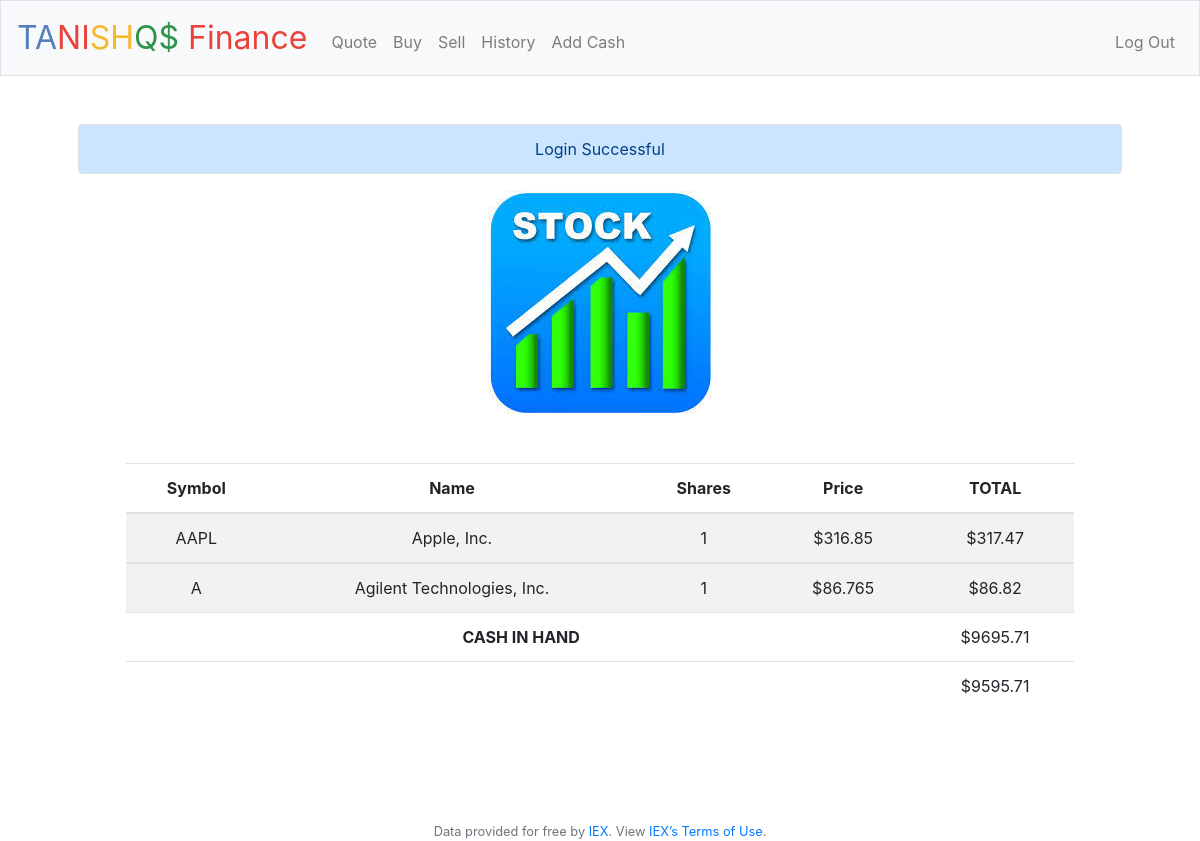
/ (signed in), run on the app's committed database.
### tables this page shows
CREATE TABLE 'shares' ('person_id' INTEGER NOT NULL, 'symbol' TEXT NOT NULL, 'share' INTEGER NOT NULL, price NUMERIC, name TEXT, current_price NUMERIC, FOREIGN KEY('person_id') REFERENCES users('id'));

### application.py (the view)
@app.route("/")
@login_required
def index():
    total = 0
    total2 = 0
    data = db.execute("SELECT symbol,share, ROUND(price,2), name, current_price FROM shares WHERE person_id = :user_id AND share != 0",user_id = session["user_id"])
    tot = db.execute("SELECT cash FROM users WHERE id = :user_id",user_id = session["user_id"])
    hist = db.execute("SELECT share, price FROM hist WHERE hist_id = :histid", histid = session["user_id"])
    for row in data:
        total =  total + row['ROUND(price,2)']
    for row in hist:
        total2 = total2 + (-1*row['share']*row['price'])
    total2 = round(total2 + 10000,2)
    total1 = tot[0]["cash"] - total
    if session["login"] == True:
        session["login"] = False
        return render_template("index.html", message = "Login Successful", data = data, total = total1, total2=total2)
    elif session["bought"] == True:
        session["bought"] = False
        return render_template("index.html", message = "Stock bought!",data = data, total = total1, total2=total2)
    elif session["sold"] == True:
        session["sold"] = False
        return render_template("index.html", message = "Stock Sold!",data = data, total = total1,  total2=total2)
    else:
        return render_template("index.html", message = "",data = data, total = total1, total2=total2)

### application.py (called while the page is built)
@app.after_request
def after_request(response):
    response.headers["Cache-Control"] = "no-cache, no-store, must-revalidate"
    response.headers["Expires"] = 0
    response.headers["Pragma"] = "no-cache"
    return response

### helpers.py (called while the page is built)
def login_required(f):
    @wraps(f)
    def decorated_function(*args, **kwargs):
        if session.get("user_id") is None:
            return redirect("/login")
        return f(*args, **kwargs)
    return decorated_function

### templates/index.html (shortened to what this page needs)
{% extends "layout.html" %}
{% block main %}
    {% if message %}
        <div class="alert alert-primary border text-center" role="alert">
            {{ message }}
        </div>
    {% endif %}
    <img src = "{{ url_for('static', filename='stock.jpg') }}" alt = "image of stocks">
        <main class="container p-5">
    <table class="table table-striped">
        <thead>
            <tr>
                <th>Symbol</th>
                <th>Name</th>
                <th>Shares</th>
                <th>Price</th>
                <th>TOTAL</th>
            </tr>
        </thead>
        <tfoot>
            <tr>
                <td colspan="4"></td>
                <td>${{ total2 }}</td>
            </tr>
        </tfoot>
        {% for row in data %}
            <tbody>
                    <tr>
                        <td>{{row['symbol']}}</td>
                        <td>{{row['name']}}</td>
                        <td>{{row['share']}}</td>
                        <td>${{row['current_price']}}</td>
                        <td>${{row['ROUND(price,2)']}}</td>
                    </tr>
        {% endfor %}
                <tr>
                    <td colspan = "4"><B>CASH IN HAND</B></td>
                    <td>${{ total }}</td>
                </tr>
            </tbody>
    </table>
            </main>
{% endblock %}

### static/styles.css (style rules this page uses)
main { overflow-x: auto; text-align: center; }
main img { max-width: 100%; }

### data on the page
shares: symbol "AAPL", name "Apple, Inc.", share "1", current_price "316.85", price "317.47"
shares: symbol "A", name "Agilent Technologies, Inc.", share "1", current_price "86.765", price "86.82"

### other printed values
{{ message }} "Login Successful"
{{ total2 }} "9595.71"
{{ total }} "9695.71"
